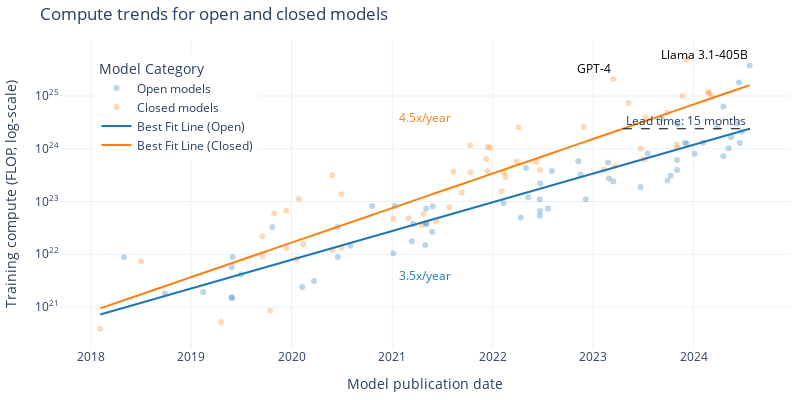

Here is the notebook cell this chart was saved with:
### Markdown cell above
## Plot predictions

### Code cell
# Graph of the different model fits using plotly

model = 'simple'  # ['simple', 'kinked']
colors = {'open': '#1f77b4', 'closed': '#ff7f0e'}  # Using default plotly colors

# Parameters for the simple model
kink_count = 0
same_intercepts = (False,)
same_slopes = (False,)

def plot_model(df, model_type, kink_count=1, verbose=False):
    if model_type == 'simple':
        fit_result = fit_n_phase_exponential(df, 0, same_intercepts, same_slopes)
    else:
        fit_result = fit_n_phase_exponential(df, kink_count, allow_discontinuities, same_intercepts, same_slopes)

    df_open = df[df['category'] == 'Open']
    df_closed = df[df['category'] == 'Closed']

    fig = go.Figure()

    # Plot the original data points
    fig.add_trace(go.Scatter(
        x=df_open['date'], y=df_open['log_flop'],
        mode='markers', name='Open models',
        marker=dict(color=colors['open'], opacity=0.3)
    ))
    fig.add_trace(go.Scatter(
        x=df_closed['date'], y=df_closed['log_flop'],
        mode='markers', name='Closed models',
        marker=dict(color=colors['closed'], opacity=0.3)
    ))

    # Plot the fit lines
    date_grid = pd.date_range(start=df['date'].min(), end=df['date'].max(), freq='D')
    log_flop_open = fit_result.predict(pd.Series(date_grid), pd.Series(['Open'] * len(date_grid)))
    log_flop_closed = fit_result.predict(pd.Series(date_grid), pd.Series(['Closed'] * len(date_grid)))
    
    fig.add_trace(go.Scatter(
        x=date_grid, y=log_flop_open,
        mode='lines', name='Best Fit Line (Open)',
        line=dict(color=colors['open'])
    ))
    fig.add_trace(go.Scatter(
        x=date_grid, y=log_flop_closed,
        mode='lines', name='Best Fit Line (Closed)',
        line=dict(color=colors['closed'])
    ))

    # Add slope labels
    points = [df['date'].min()] + fit_result.break_points_dt + [df['date'].max()]
    for i in range(len(points) - 1):
        for category in ['open', 'closed']:
            mid = points[i] + (points[i+1] - points[i]) / 2
            y = fit_result.predict(pd.Series([mid]), pd.Series([category]))[0]
            fig.add_annotation(
                x=mid, y=y + 1.5 * (1 if category == 'closed' else -1),
                text=f'{10**fit_result.oom_year_slopes[category][i]:0.1f}x/year',
                showarrow=False,
                font=dict(size=12, color=colors[category])
            )

    # Plot horizontal line segment showing the lead time
    lead_time_years = calculate_lead_time(df, fit_result)
    end_date = df['date'].max()
    start_date = end_date - pd.DateOffset(days=int(lead_time_years * 365.25))
    y_value = fit_result.predict(pd.Series([end_date]), pd.Series(['Open']))[0]
    fig.add_shape(
        type="line",
        x0=start_date, y0=y_value, x1=end_date, y1=y_value,
        line=dict(color="black", width=1, dash="dash")
    )
    fig.add_annotation(
        x=(start_date + (end_date - start_date) * 0.5), y=y_value+0.15,
        text=f'Lead time: {lead_time_years*12:.0f} months',
        showarrow=False,
    )

    # Annotate some key models with text
    key_models = ['GPT-4', 'Llama 3.1-405B']
    for model_name in key_models:
        model_row = df_filtered[df_filtered['System'] == model_name]
        fig.add_annotation(
            x=model_row['date'].iloc[0], y=model_row['log_flop'].iloc[0],
            text=model_name,
            showarrow=False,
            font=dict(size=12, color='black'),
            xanchor='right', yanchor='bottom'
        )

    # Update layout
    fig.update_layout(
        template='plotly_white',
        width=800,
        height=400,
        title='Compute trends for open and closed models',
        xaxis_title='Model publication date',
        yaxis_title='Training compute (FLOP, log-scale)',
        legend_title='Model Category',
        legend=dict(
            x=0.05,
            y=0.95
        ),
        margin=dict(l=10, r=10, t=40, b=10),
        xaxis=dict(
            tickformat='%Y',
            dtick='M12',
        ),
        yaxis=dict(
            tickmode='array',
            tickvals=list(range(int(df['log_flop'].min()), int(df['log_flop'].max())+1)),
            ticktext=[f'10<sup>{i}</sup>' for i in range(int(df['log_flop'].min()), int(df['log_flop'].max())+1)]
        )
    )

    fname = f'compute_regression_{model_selection}_frontier={frontier_selection}_top{top_n}_cutoff={cutoff_date}_{model_type}_kinks={kink_count}'
    # save_plot(fig, results_dir, fname)

    fig.show()

plot_model(df_filtered, model, kink_count, verbose=False)

### Figure 1 — Plotly figure (JSON) as saved in the notebook; plotly's stock layout.template omitted (floating-point values rounded to 4 significant figures; data arrays with more than 128 entries replaced by an {"elided": "..."} marker saying what was removed)
{"data": [{"marker": {"color": "#1f77b4", "opacity": 0.3}, "mode": "markers", "name": "Open models", "type": "scatter", "x": ["2018-05-02T00:00:00", "2018-09-28T00:00:00", "2019-02-14T00:00:00", "2019-05-29T00:00:00", "2019-05-29T00:00:00", "2019-05-29T00:00:00", "2019-06-01T00:00:00", "2019-07-01T00:00:00", "2019-10-23T00:00:00", "2020-02-09T00:00:00", "2020-03-23T00:00:00", "2020-06-17T00:00:00", "2020-06-17T00:00:00", "2020-08-02T00:00:00", "2020-10-20T00:00:00", "2021-01-05T00:00:00", "2021-01-11T00:00:00", "2021-03-13T00:00:00", "2021-03-18T00:00:00", "2021-05-01T00:00:00", "2021-05-04T00:00:00", "2021-05-04T00:00:00", "2021-05-04T00:00:00", "2021-05-26T00:00:00", "2021-05-28T00:00:00", "2022-02-09T00:00:00", "2022-04-13T00:00:00", "2022-05-02T00:00:00", "2022-05-10T00:00:00", "2022-06-21T00:00:00", "2022-06-21T00:00:00", "2022-06-22T00:00:00", "2022-06-23T00:00:00", "2022-07-21T00:00:00", "2022-08-04T00:00:00", "2022-11-08T00:00:00", "2022-11-16T00:00:00", "2022-12-05T00:00:00", "2023-02-24T00:00:00", "2023-02-27T00:00:00", "2023-03-15T00:00:00", "2023-06-22T00:00:00", "2023-07-18T00:00:00", "2023-09-06T00:00:00", "2023-09-28T00:00:00", "2023-10-10T00:00:00", "2023-11-02T00:00:00", "2023-11-02T00:00:00", "2023-11-04T00:00:00", "2023-11-30T00:00:00", "2023-12-08T00:00:00", "2024-01-05T00:00:00", "2024-02-04T00:00:00", "2024-03-27T00:00:00", "2024-04-18T00:00:00", "2024-04-18T00:00:00", "2024-05-07T00:00:00", "2024-05-16T00:00:00", "2024-06-07T00:00:00", "2024-06-14T00:00:00", "2024-06-17T00:00:00", "2024-06-24T00:00:00", "2024-07-23T00:00:00"], "y": [21.94, 21.26, 21.28, 21.18, 21.18, 21.76, 21.95, 21.62, 22.52, 21.38, 21.49, 21.95, 22.52, 22.16, 22.91, 22.02, 22.91, 22.25, 22.58, 22.18, 22.59, 22.57, 22.87, 22.43, 22.91, 22.97, 22.7, 23.63, 23.08, 22.73, 23.04, 22.82, 23.34, 22.87, 23.58, 23.76, 23.51, 23.04, 23.74, 23.44, 23.38, 23.28, 23.91, 24.58, 23.4, 23.49, 23.6, 23.79, 24.46, 24.11, 24.1, 23.91, 24.11, 24.41, 24.8, 23.86, 24.01, 24.22, 24.48, 25.26, 24.11, 24.32, 25.58]}, {"marker": {"color": "#ff7f0e", "opacity": 0.3}, "mode": "markers", "name": "Closed models", "type": "scatter", "x": ["2018-02-05T00:00:00", "2018-07-03T00:00:00", "2019-04-20T00:00:00", "2019-09-17T00:00:00", "2019-09-17T00:00:00", "2019-10-15T00:00:00", "2019-10-30T00:00:00", "2019-12-13T00:00:00", "2019-12-13T00:00:00", "2020-01-19T00:00:00", "2020-01-28T00:00:00", "2020-02-13T00:00:00", "2020-05-28T00:00:00", "2020-05-28T00:00:00", "2020-06-30T00:00:00", "2020-06-30T00:00:00", "2021-01-05T00:00:00", "2021-03-01T00:00:00", "2021-04-19T00:00:00", "2021-04-25T00:00:00", "2021-06-09T00:00:00", "2021-07-27T00:00:00", "2021-08-11T00:00:00", "2021-09-10T00:00:00", "2021-10-11T00:00:00", "2021-10-12T00:00:00", "2021-12-08T00:00:00", "2021-12-13T00:00:00", "2021-12-14T00:00:00", "2021-12-23T00:00:00", "2022-02-02T00:00:00", "2022-02-10T00:00:00", "2022-02-17T00:00:00", "2022-03-29T00:00:00", "2022-04-04T00:00:00", "2022-06-09T00:00:00", "2022-06-22T00:00:00", "2022-11-28T00:00:00", "2023-02-10T00:00:00", "2023-03-15T00:00:00", "2023-03-20T00:00:00", "2023-05-10T00:00:00", "2023-06-23T00:00:00", "2023-07-06T00:00:00", "2023-07-11T00:00:00", "2023-09-28T00:00:00", "2023-10-31T00:00:00", "2023-11-02T00:00:00", "2023-11-22T00:00:00", "2023-12-06T00:00:00", "2024-02-23T00:00:00", "2024-02-26T00:00:00", "2024-03-07T00:00:00"], "y": [20.59, 21.86, 20.72, 22.34, 21.96, 20.93, 22.77, 22.11, 22.83, 21.91, 23.05, 22.2, 22.08, 23.5, 22.12, 23.14, 22.67, 22.68, 22.56, 22.77, 22.63, 22.89, 23.57, 23.17, 24.07, 23.55, 23.8, 23.57, 24.03, 24.02, 23.2, 23.55, 23.46, 23.76, 24.4, 23.75, 23.6, 24.41, 23.6, 25.32, 23.67, 24.87, 24.0, 23.79, 24.59, 24.68, 24.08, 24.02, 25.0, 25.7, 25.08, 25.05, 25.0]}, {"line": {"color": "#1f77b4"}, "mode": "lines", "name": "Best Fit Line (Open)", "type": "scatter", "x": {"elided": "2361 str values"}, "y": {"elided": "2361 float values"}}, {"line": {"color": "#ff7f0e"}, "mode": "lines", "name": "Best Fit Line (Closed)", "type": "scatter", "x": {"elided": "2361 str values"}, "y": {"elided": "2361 float values"}}], "layout": {"annotations": [{"font": {"color": "#1f77b4", "size": 12}, "showarrow": false, "text": "3.5x/year", "x": "2021-04-30T00:00:00", "y": 21.59}, {"font": {"color": "#ff7f0e", "size": 12}, "showarrow": false, "text": "4.5x/year", "x": "2021-04-30T00:00:00", "y": 24.59}, {"showarrow": false, "text": "Lead time: 15 months", "x": "2023-12-05T12:00:00", "y": 24.53}, {"font": {"color": "black", "size": 12}, "showarrow": false, "text": "GPT-4", "x": "2023-03-15T00:00:00", "xanchor": "right", "y": 25.32, "yanchor": "bottom"}, {"font": {"color": "black", "size": 12}, "showarrow": false, "text": "Llama 3.1-405B", "x": "2024-07-23T00:00:00", "xanchor": "right", "y": 25.58, "yanchor": "bottom"}], "height": 400, "legend": {"title": {"text": "Model Category"}, "x": 0.05, "y": 0.95}, "margin": {"b": 10, "l": 10, "r": 10, "t": 40}, "shapes": [{"line": {"color": "black", "dash": "dash", "width": 1}, "type": "line", "x0": "2023-04-19T00:00:00", "x1": "2024-07-23T00:00:00", "y0": 24.38, "y1": 24.38}], "title": {"text": "Compute trends for open and closed models"}, "width": 800, "xaxis": {"dtick": "M12", "tickformat": "%Y", "title": {"text": "Model publication date"}}, "yaxis": {"tickmode": "array", "ticktext": ["10<sup>20</sup>", "10<sup>21</sup>", "10<sup>22</sup>", "10<sup>23</sup>", "10<sup>24</sup>", "10<sup>25</sup>"], "tickvals": [20, 21, 22, 23, 24, 25], "title": {"text": "Training compute (FLOP, log-scale)"}}}}
